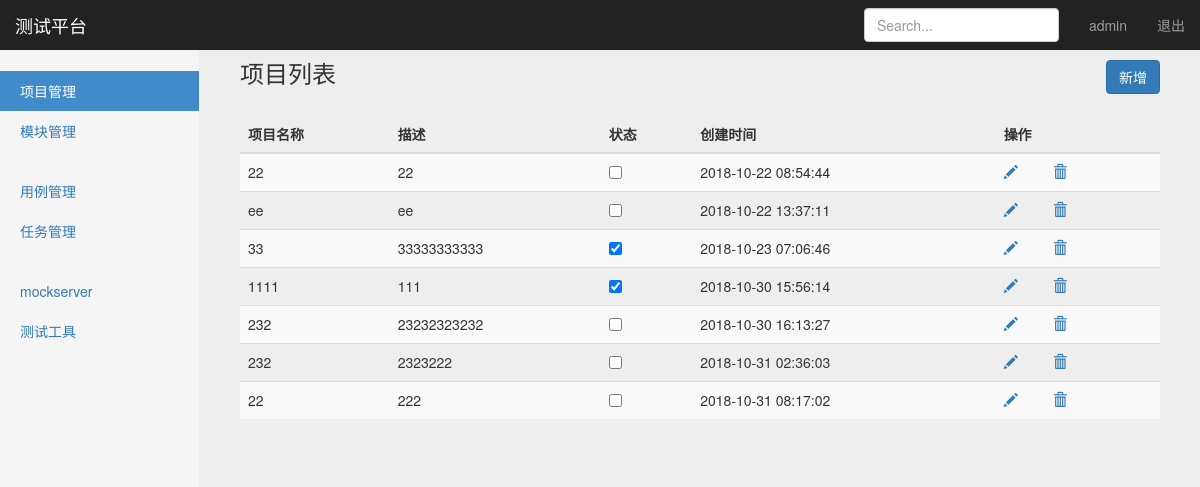
The app's page /manage/project_manage/ (signed in) with its own data.
### project_app/models.py (models this page shows, shortened)
class Project(models.Model):
    pname = models.CharField("名称",max_length=255,blank=False,default="")
    description = models.CharField("描述",max_length=255,default="")
    status = models.BooleanField("状态",default=True)
    create_time = models.DateTimeField("创建时间",auto_now=True)

### project_app/views/project_views.py (the view)
# urls.py: path("project_manage/",project_views.project_manage),
@login_required
def project_manage(request):
    cuser_name = request.session.get("cuser_name","")
    latest_project_list = Project.objects.all()
    return render(request, "project_manage.html", {"cuser_name": cuser_name,
                                                 "latest_project_list": latest_project_list,
                                                "type": "list"}
                  )

### templates/project_manage.html (shortened to what this page needs)
{% extends "base.html" %}
{% block content %}
    <nav class="navbar navbar-inverse navbar-fixed-top">
      <div class="container-fluid">
        <div class="navbar-header">
          <a class="navbar-brand" href="#">测试平台</a>
        </div>
        <div id="navbar" class="navbar-collapse collapse">
          <ul class="nav navbar-nav navbar-right">
            <li><a>{{ cuser_name }}</a></li>
            <li><a href="/logout/">退出</a></li>
          </ul>
          <form class="navbar-form navbar-right">
            <input type="text" class="form-control" placeholder="Search...">
          </form>
        </div>
      </div>
    </nav>
    <div class="container-fluid">
      <div class="row">
        <div class="col-sm-3 col-md-2 sidebar">
          <ul class="nav nav-sidebar">
            <li class="active"><a href="/manage/project_manage">项目管理</a></li>
            <li ><a href="/manage/module_manage">模块管理</a></li>
          </ul>
          <ul class="nav nav-sidebar">
            <li><a href="">用例管理</a></li>
            <li><a href="">任务管理</a></li>
          </ul>
          <ul class="nav nav-sidebar">
            <li><a href="">mockserver</a></li>
            <li><a href="">测试工具</a></li>
          </ul>
        </div>
        {% if type == "list" %}
        <form  action="" method="post">
        <div class="col-sm-9 col-sm-offset-3 col-md-10 col-md-offset-2 main">
          <h3 class="page-header">项目列表
          <button id="add_btn"
                  type="button" class="btn btn-primary" style="float: right"
                  onclick="window.location.href='/manage/add_project'"
          >新增</button>
          </h3>
          <div class="table-responsive">
             <table class="table table-striped">
              <thead>
                <tr>
                  <th>项目名称</th>
                  <th>描述</th>
                  <th>状态</th>
                  <th>创建时间</th>
                  <th>操作</th>
                </tr>
              </thead>
              <tbody>
              {% for project_list in latest_project_list %}
                <tr>
                  <td>{{ project_list.pname }}</td>
                  <td>{{ project_list.description}}</td>
                  <td><input type="checkbox" name="status" id="id_status"
                             value="True" {% if project_list.status  %} checked {% endif %} ></td>
                  <td>{{ project_list.create_time | date:"Y-m-d H:i:s"}}</td>
                  <td>
                  <a title="编辑" class="glyphicon glyphicon-pencil" href="/manage/manage_edit/{{project_list.id }}"></a>
                  <a title="删除" class="glyphicon glyphicon-trash" href="/manage/manage_delete/{{project_list.id }}"></a>
                  </td>
                </tr>
              {% endfor %}
              </tbody>
            </table>
          </div>
        </div>
      </form>
      {% endif %}
      </div>
    </div>
 {% endblock %}

### static/user_app/css/dashboard.css (style rules this page uses)
body { padding-top: 50px; }
.navbar-fixed-top { border: 0; }
.sidebar { display: none; }
@media (min-width: 768px) { .sidebar { position: fixed; top: 51px; bottom: 0; left: 0; z-index: 1000; display: block; padding: 20px; overflow-x: hidden; overflow-y: auto; background-color: #f5f5f5; border-right: 1px solid #eee; } }
.nav-sidebar { margin-right: -21px; margin-bottom: 20px; margin-left: -20px; }
.nav-sidebar > li > a { padding-right: 20px; padding-left: 20px; }
.nav-sidebar > .active > a, .nav-sidebar > .active > a:hover, .nav-sidebar > .active > a:focus { color: #fff; background-color: #428bca; }
.main { padding: 20px; }
@media (min-width: 768px) { .main { padding-right: 40px; padding-left: 40px; } }
.main .page-header { margin-top: 0; }

### static/user_app/css/signin.css (style rules this page uses)
body { padding-top: 40px; padding-bottom: 40px; background-color: #eee; }

### records on screen
Project: pname "22", description "22", create_time "2018-10-22 08:54:44"
Project: pname "ee", description "ee", create_time "2018-10-22 13:37:11"
Project: pname "33", description "33333333333", status "☑", create_time "2018-10-23 07:06:46"
Project: pname "1111", description "111", status "☑", create_time "2018-10-30 15:56:14"
Project: pname "232", description "23232323232", create_time "2018-10-30 16:13:27"
Project: pname "232", description "2323222", create_time "2018-10-31 02:36:03"
Project: pname "22", description "222", create_time "2018-10-31 08:17:02"

### other values on screen
{{ cuser_name }} "admin"
